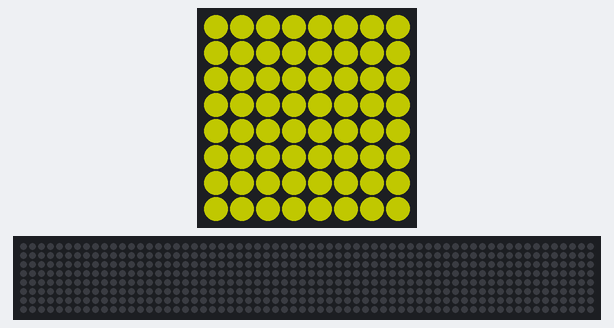
Recording of a program running on a simulated Raspberry Pi (BCM pin numbers) with a Sense HAT. Shown: the Sense HAT's 8×8 RGB LED matrix, a strip that is not on the board, showing the scrolling text unrolled. Dim RGB values are drawn brighter than linear; the 64×8 strip is a reading aid, not a part: it shows the text the matrix is scrolling, unrolled, one strip-width of it at a time.

Above: at 0.03 s.
At 4.74 s:
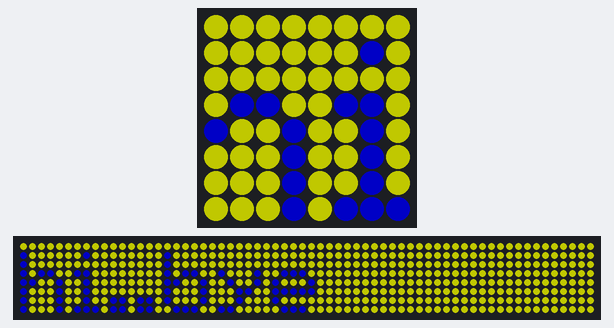
At 9.61 s:
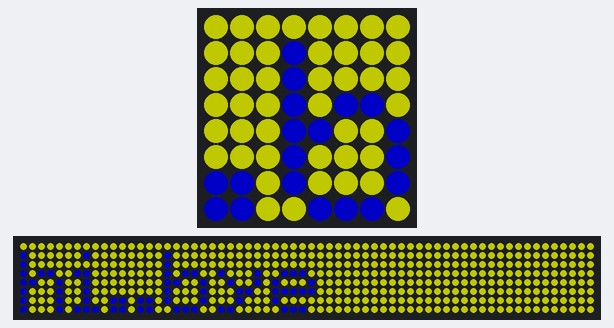
At 19.34 s:
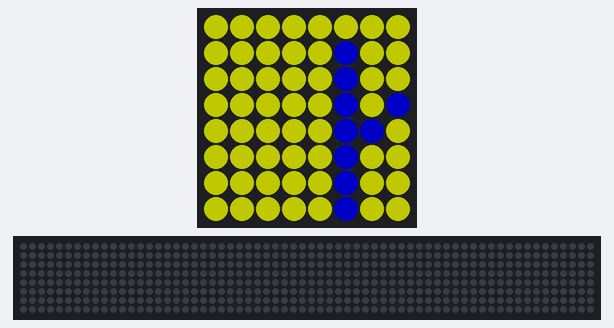
At 29.53 s:
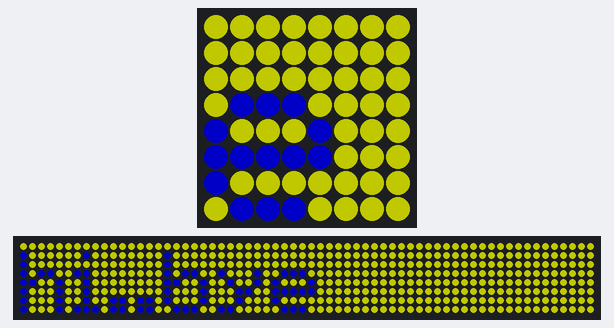
At 39.88 s:
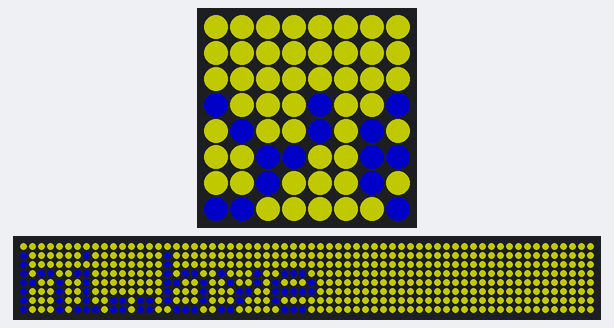

The program:

message.py
```python
from sense_hat import SenseHat

sense = SenseHat()


bgcolor = (100,100,0)
fgcolor = (0,0,100)
speed=0.05 # default is 0.1

while True:
    sense.show_message("hi..bye",
          text_colour=fgcolor,
          back_colour=bgcolor,
          scroll_speed=speed)

#while True:
#    r+=1
#    g+=1
#    b+=1
#    sense.clear((r%256,g%256,b%256))
```
